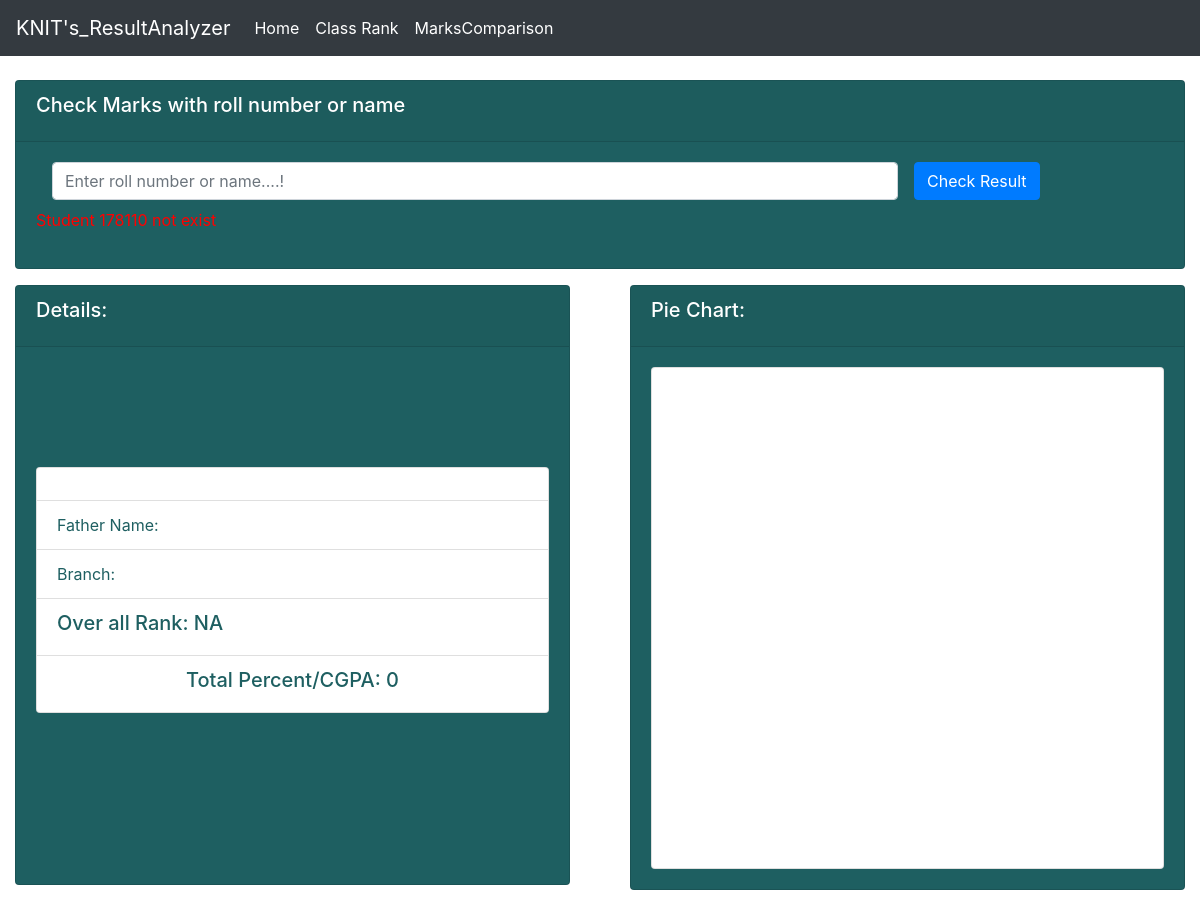
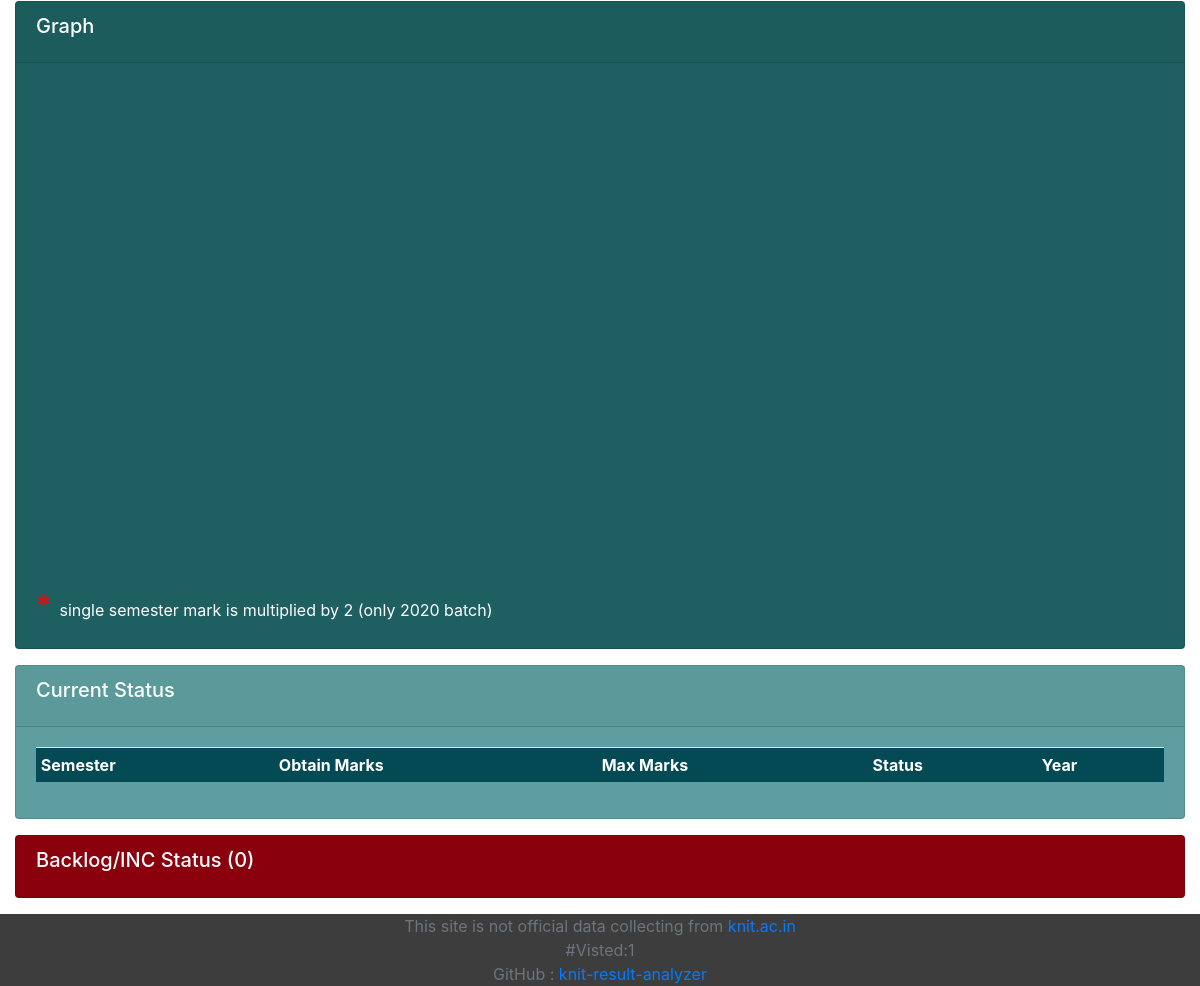
Page /fullResult/178110 on the earlier database version (2 pictures, top to bottom).
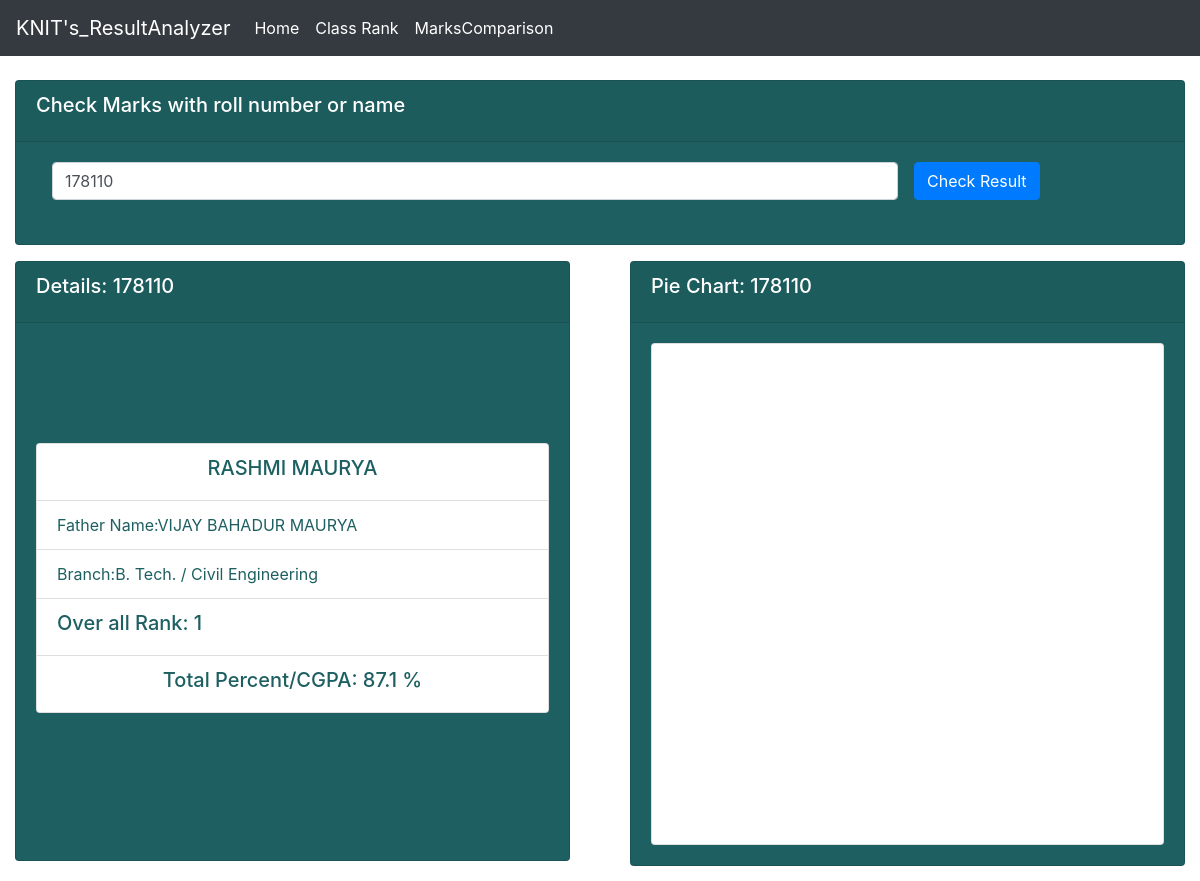
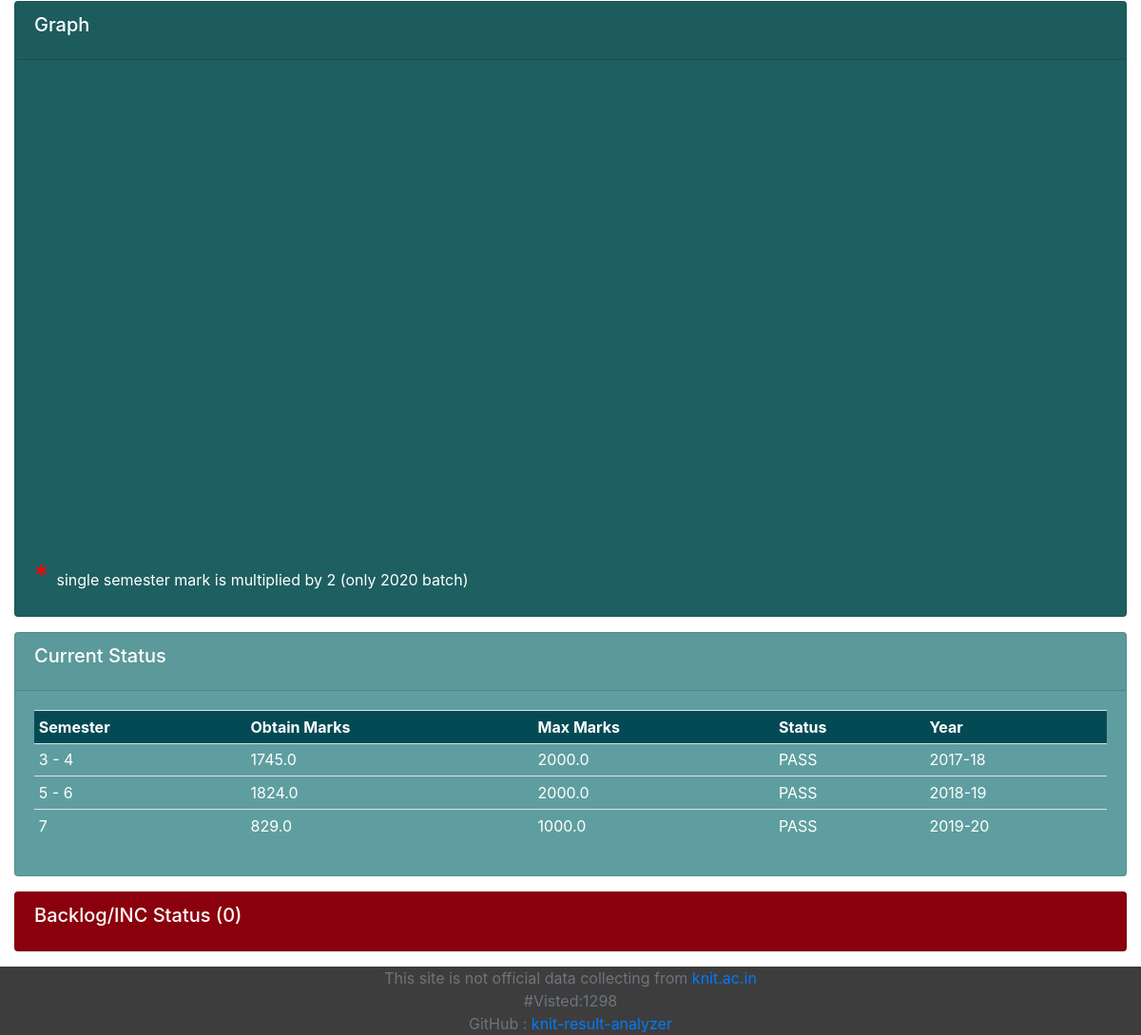
Same page on the later database version (2 pictures, top to bottom).
### resultApp/models.py (models this page shows, shortened)
class Student(models.Model):
	roll=models.CharField(max_length=20,primary_key=True)
	name=models.CharField(max_length=30)
	fname=models.CharField(max_length=30)
	course=models.CharField(max_length=30)

class Marks(models.Model):
	roll=models.CharField(max_length=20)
	semester=models.CharField(max_length=20)
	year_of_result=models.CharField(max_length=20)
	obtain_marks=models.FloatField(default=0)
	total_marks=models.FloatField(default=10.0)
	status=models.CharField(max_length=20)
	carry_over_status=models.IntegerField()
	dinank=models.DateTimeField(default=timezone.now)
	def __str__(self):
		return self.roll
	class Meta:
		unique_together = ('roll', 'semester',)

### resultApp/views.py (the view)
# urls.py: path('fullResult', views.fullResult ,name='fullResult') ,
def fullResult(request, rolln=''):
	msg=''
	studentDetail = ''
	pieData = ''
	rollOrName = ''
	lineData= []
	rank='NA'
	if request.method=='POST' or rolln!='':
		if rolln!='':
			rollOrName = rolln
			if len(rollOrName)>5:
				try:
					idx=rollOrName.index('(')
					rollOrName = rollOrName[:idx:]
					print('------->',rollOrName)
				except:
					pass
		else:rollOrName=request.POST.get('rollOrName','')
		try:
			studentDetail=  Student.objects.get(roll=rollOrName)
			if len(rollOrName)==6:
				batch = int(rollOrName[0:2])-1
				branch = int(rollOrName[3])
			else:
				batch = int(rollOrName[0:2])
				branch = int(rollOrName[2])
			allMrakWithRankSorted = getOverAllRank(batch,branch)
			for idx,vlu in enumerate(allMrakWithRankSorted):
				if vlu[0]==rollOrName:rank = idx+1
		except:
			msg="Student {} not exist".format(rollOrName)
		pieData = getAllMarks(rollOrName)
		flag=1
		try:
			allSem = Marks.objects.filter(roll=rollOrName)
			percent = 0
			year = '2020'
			for i in allSem:
				if rollOrName not in rollNoGenerator( int(year[2::])-4)  :
					percent+=i.obtain_marks
				else:
					percent += i.obtain_marks/i.total_marks
					flag=0
					print("--------------------")
				if len(i.semester)==1 and rollOrName  in rollNoGenerator(int(year[2::])-4):
					lineData.append({'y':i.obtain_marks*2,'label': "* Semester "+i.semester})
				else:
					lineData.append({'y':i.obtain_marks,'label': "Semester "+i.semester})
			percent /=len(allSem)
			print('--->',percent)
			if flag:
				percent = str(round(percent,2))
			else:
				percent = str(round(percent*100,1) )+' %'
			print('percent',percent)
		except:
			print("Except2")
		try:
			backlogData = Carryover.objects.filter(roll=rollOrName)
		except:
			print("Except3")
		print('hekkko',allSem)
	context = {
		'percent':percent,
		'msg':msg,
		'studentDetail':studentDetail,
		'pieData':pieData,
		'allSem':allSem,
		'backlogData':backlogData,
		'totalBackLog':'('+str(len(backlogData))+')',
		'visit':countVisitor(),
		'lineData':lineData,
		'rank':rank
	}
	return render(request,'fullResult.html',context)

### resultApp/views.py (called while the page is built)
def countVisitor():
	visitUpdate = Visitor(count=1)
	visitUpdate.save()
	return Visitor.objects.all().count()

def rollNoGenerator(year):
	year=str(year)
	lateral_code='8'
	course_code=['1','2','3','4','5','6']
	linear=62
	lateral=12
	def rollconvert(param):
		if param<10:k='0'+str(param)
		else:k=str(param)
		return str(k)
	roll=[]
	for h in course_code:
		for i in range(1,linear+1):roll.append(year+h+rollconvert(i))
		year=str(int(year)+1)
		for i in range(1,lateral+1):roll.append(year+lateral_code+h+rollconvert(i))
		year=str(int(year)-1)
	return roll

def getAllMarks(roll):
	print(roll)
	allSemMarks = Marks.objects.filter(roll=roll)
	pieData = []
	for i in allSemMarks:
		pieData.append({ 'y': i.obtain_marks, 'name': 'Semester('+i.semester+')' })
		print('sjs',i.obtain_marks)
	return pieData

def getOverAllRank(batch,branch):
	allRoll = rollNoGenerator(batch)[(branch-1)*74 :branch*74]
	DataBase = Marks.objects.filter(roll__in=allRoll)
	allMark= dfd(list)
	for i in DataBase:
		allMark[i.roll].append(round(i.obtain_marks/i.total_marks,3))
	allMrakWithRank= dfd(float)
	for i in allMark:
		allMrakWithRank[i]= round(sum(allMark[i])/len(allMark[i]),5)
	allMrakWithRankSorted = sorted(allMrakWithRank.items(), key= lambda x :x[1], reverse=True)
	return allMrakWithRankSorted

### resultApp/templates/fullResult.html (shortened to what this page needs)
{%    extends 'main.html'    %}
{%  block content  %}
<div class="row">
	<div class="col">
		<div class="col-md">
			<div class="card text-cetnter text-white mb-3" id="orders-delivered" style="background: #1e5f61;">
				<div class="card-header">
					<h5  class="card-title">Check Marks with roll number or name</h5>
				</div>
				<div class="card-body" >
				<form class="form-inline" method="post" action="../fullResult">
				  <div class="form-group mx-sm-3 mb-2" style="width: 75%">
				    <input type="number" class="form-control" value='{{studentDetail.roll}}' id="inputPassword2" name="rollOrName" placeholder="Enter roll number or name....!" style="width: 100%">
				  </div>
				  <button type="submit" class="btn btn-primary mb-2">Check Result</button>
				</form>
				<p style="color: red">{{msg}}</p>
				</div>
			</div>
		</div>
	</div>
</div>
<div class="row">
	<div class="col">
		<div class="col-md">
			<div class="card text-cetnter text-white mb-3" id="orders-delivered" style="background: #1e5f61;height: 600px">
				<div class="card-header">
					<h5  class="card-title">Details: {{studentDetail.roll}}</h5>
				</div>
				<div class="card-body" >
				<div class="card" style="width: 100%; margin-top: 100px">
				  <ul class="list-group list-group-flush" style="color:#1e5f61">
				    <li class="list-group-item"><h5 style="text-align: center;">{{studentDetail.name}}</h5></li>
				    <li class="list-group-item">Father Name:{{studentDetail.fname}}</li>
				    <li class="list-group-item">Branch:{{studentDetail.course}}</li>
				    <li class="list-group-item"><h5 >Over all Rank: {{rank}}</h5></li>
				    <li class="list-group-item"><h5 style="text-align: center;">Total Percent/CGPA: {{percent}}</h5></li>
				  </ul>
				</div>
				</div>
			</div>
		</div>
	</div>
	<div class="col">
		<div class="col-md-12">
			<div class="card text-cetnter text-white mb-3" id="orders-delivered" style="background: #1e5f61;">
				<div class="card-header">
					<h5  class="card-title">Pie Chart: {{studentDetail.roll}}</h5>
				</div>
				<div class="card-body" >
				<div class="card" style="width: 100%;">
				  {% include 'totalPie.html'  %}
				</div>
			</div>
		</div>
	</div>
</div>
</div>
<div class="row">
	<div class="col">
		<div class="col-md">
			<div class="card text-cetnter text-white mb-3" id="orders-delivered" style="background: #1e5f61;">
				<div class="card-header">
					<h5  class="card-title">Graph</h5>
				</div>
				<div class="card-body"  >
					{%  include 'lineGraph.html' %}
					<span style="color: red;font-size: 30px">* </span><span>single semester mark is multiplied by 2 (only 2020 batch) </span>
				</div>
				</div>
			</div>
		</div>
	</div>
<div class="row" >
	<div class="col">
		<div class="col-md">
			<div class="card text-cetnter text-white mb-3" id="orders-pending" style="background: cadetblue;cursor: pointer;">
				<div class="card-header" >
					<h5  class="card-title">Current Status</h5>
				</div>
				<div class="card-body" id="myDIV" >
					<table class="table table-sm">
						<tr class="table" style="background: #034a54">
							<th>Semester</th>
							<th>Obtain Marks</th>
							<th>Max Marks</th>
							<th>Status</th>
							<th>Year</th>
						</tr>
						{% for i in allSem %}
						<tr>
							<td>{{ i.semester }}</td>
							<td>{{ i.obtain_marks }}</td>
							<td>{{ i.total_marks }}</td>
							<td>{{ i.status }}</td>
							<td>{{ i.year_of_result }}</td>
						</tr>
						{% endfor %}
					</table>
				</div>
			</div>
		</div>
	</div>
</div>
<div class="row" >
	<div class="col">
		<div class="col-md">
			<div class="card text-cetnter text-white mb-3" id="orders-pending" style="background: #90000e;cursor: pointer;">
				<div class="card-header" onclick= "document.getElementById('myDIV1').style.display = 'block';">
					<h5  class="card-title">Backlog/INC Status {{totalBackLog}}</h5>
				</div>
			</div>
		</div>
	</div>
</div>
{% endblock  %}

### resultApp/templates/main.html (shortened to what this page needs)
<!DOCTYPE html>
<html>
<head>
	<link rel="stylesheet" href="https://stackpath.bootstrapcdn.com/bootstrap/4.1.3/css/bootstrap.min.css">
</head>
<body>
{%   include 'navbar.html'   %}
<br>
{%   block content    %}
{%   endblock    %}
 <footer class="footer">
      <div class="container" style="text-align: center; background: #3e3d3d;    padding: 0px;    margin: 0px;    max-width: 100%;">
        <span class="text-muted" style="text-align: center;">This site is not official data collecting from <a href="http://knit.ac.in/">knit.ac.in</a></span><br>
        <span class="text-muted" style="text-align: center;">#Visted:{{visit}}</span><br>
        <span class="text-muted" style="text-align: center;"> GitHub : <a href="https://github.com/subahanii/knit-result-analyzer" >knit-result-analyzer</a></span>
      </div>
</footer>
</body>
</html>

### resultApp/templates/navbar.html (shortened to what this page needs)
<nav class="navbar navbar-expand-lg navbar-dark bg-dark">
  <a class="navbar-brand" href="/">KNIT's_ResultAnalyzer</a>
  <div class="collapse navbar-collapse" id="navbarNav">
    <ul class="navbar-nav">
      <li class="nav-item active">
        <a class="nav-link" href="/">Home <span class="sr-only">(current)</span></a>
      </li>
      <li class="nav-item active">
        <a class="nav-link" href="../classRank">Class Rank</a>
      </li>
      <li class="nav-item active">
        <a class="nav-link" href="#">MarksComparison</a>
      </li>
    </ul>
  </div>
</nav>

### resultApp/templates/totalPie.html (shortened to what this page needs)
</head>
<body>
<div id="chartContainer1" style="height: 500px; width: 100%;"></div>

### resultApp/templates/lineGraph.html (shortened to what this page needs)
</head>
<body>
<div id="chartContainer" style="height: 500px; width: 100%;"></div>

Differences in the rows shown:
added Student: rollOrName "178110", roll "178110", name "RASHMI MAURYA", fname "VIJAY BAHADUR MAURYA", course "B. Tech. / Civil Engineering"
added Marks: semester "3 - 4", obtain_marks "1745.0", total_marks "2000.0", status "PASS", year_of_result "2017-18"
added Marks: semester "5 - 6", obtain_marks "1824.0", total_marks "2000.0", status "PASS", year_of_result "2018-19"
added Marks: semester "7", obtain_marks "829.0", total_marks "1000.0", status "PASS", year_of_result "2019-20"
Other differences:
{{ rank }}: "NA" → "1"
{{ percent }}: "0" → "87.1 %"
{{ visit }}: "1" → "1298"
